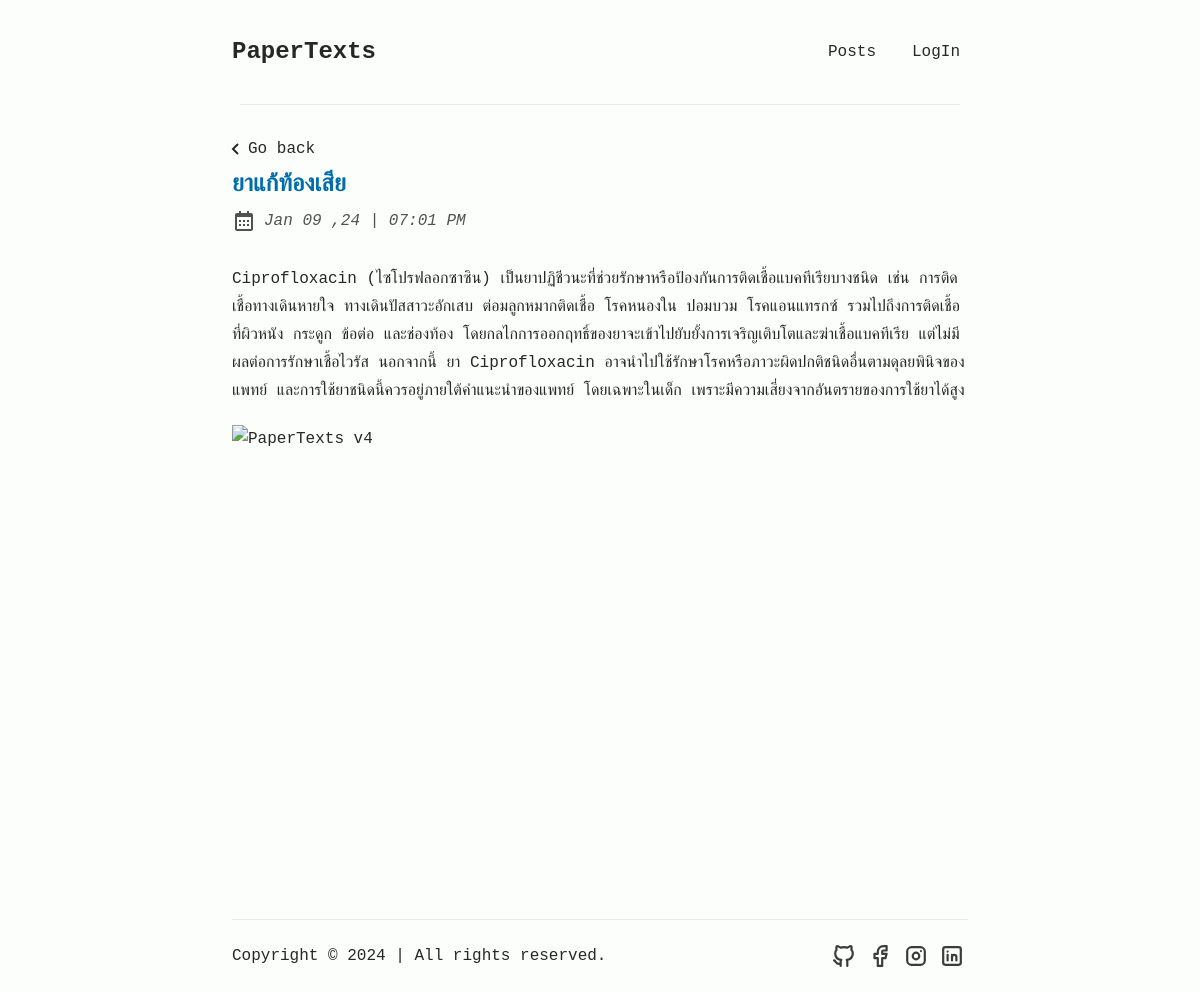
Page /content/2 on the committed database.
### app/models.py (models this page shows)
class Content(db.Model):
    id = db.Column(db.Integer, primary_key=True)
    subject=db.Column(db.String(256))
    img=db.Column(db.String(256))
    content=db.Column(db.Text)
    timestamp=db.Column(db.DateTime)
    isRead = db.Column(db.Boolean,default=False)
    user_id = db.Column(db.Integer, db.ForeignKey('user.id'))
    commenttables = db.relationship("Commenttable", backref="content", lazy="dynamic")

### app/routes.py (the view)
@app.route('/content/<int:id>')
def content(id):
    c=Content.query.get(id)
    return render_template("content.html",
                           title='Content | PaperTexts',
                           c=c)

### app/routes.py (called while the page is built)
@app.context_processor
def inject_now():
    return {'now': datetime.datetime.now()}

### app/templates/content.html (shortened to what this page needs)
{% extends 'base.html' %}
{% block content %}
<div class="astro-vj4tpspi flex justify-start max-w-3xl mx-auto px-2 w-full"> <button
        class="astro-vj4tpspi flex focus-outline hover:opacity-75 mb-2 mt-8" onclick="history.back()"> <svg
            xmlns="http://www.w3.org/2000/svg" class="astro-vj4tpspi">
            <path d="M13.293 6.293 7.586 12l5.707 5.707 1.414-1.414L10.414 12l4.293-4.293z" class="astro-vj4tpspi">
            </path>
        </svg><span class="astro-vj4tpspi">Go back</span> </button> </div>
<main id="main-content" class="astro-vj4tpspi">
    <h1 class="astro-vj4tpspi post-title" data-astro-transition-scope="astro-plk3gbjq-1">{{c.subject}}</h1>
    <div class="astro-vj4tpspi flex items-center my-2 opacity-80 space-x-2">
        <span class="sr-only">Published:</span><span class="italic text-base">
            <time datetime="2024-01-04T09:30:41.816Z">{{c.timestamp.strftime("%b %d ,%y")}}</time><span
                aria-hidden="true"> | </span><span class="sr-only">&nbsp;at&nbsp;</span><span
                class="text-nowrap">{{c.timestamp.strftime("%I:%m %p")}}</span></span>
    </div>
    <article id="article" role="article" class="astro-vj4tpspi max-w-3xl mx-auto mt-8 prose">
        <p>{{c.content|safe}}</p>
        {% if c.img %}
        <p><img alt="PaperTexts v4" src="url_for('static', filename='images/cover/' + c.img)" width="1920"
                height="1080" decoding="async" fetchpriority="high" srcset="" sizes="100vw"></p>
        {% endif %}
    </article>
</main>
{% endblock %}

### app/templates/content.html (style rules this page uses)
main:where(.astro-vj4tpspi) { width: 100%; max-width: 48rem; margin-left: auto; margin-right: auto; padding-bottom: 3rem; padding-left: 1rem; padding-right: 1rem }
.post-title:where(.astro-vj4tpspi) { --tw-text-opacity: 1; color: rgba(var(--color-accent), var(--tw-text-opacity)); font-size: 1.5rem; font-weight: 600; line-height: 2rem }

### rows in the picture
Content: subject "ยาแก้ท้องเสีย", timestamp "Jan 09 ,24", timestamp "07:01 PM", content "Ciprofloxacin (ไซโปรฟลอกซาซิน) เป็นยาปฏิชีวนะที่ช่วยรักษาหรือป้องกันการติดเชื้อแบคทีเรียบางชนิด เช่น การติดเชื้อทางเดินหายใจ ทางเดินปัสสาวะอักเสบ ต่อมลูกหมากติดเชื้อ โรคหนองใน ปอมบวม โรคแอนแทรกซ์ รวมไปถึงการติดเชื้อที่ผิวหนัง กระดูก ข้อต่อ และช่องท้อง โดยกลไกการออกฤทธิ์ของยาจะเข้าไปยับยั้งการเจริญเติบโตและฆ่าเชื้อแบคทีเรีย แต่ไม่มีผลต่อการรักษาเชื้อไวรัส นอกจากนี้ ยา Ciprofloxacin อาจนำไปใช้รักษาโรคหรือภาวะผิดปกติชนิดอื่นตามดุลยพินิจของแพทย์ และการใช้ยาชนิดนี้ควรอยู่ภายใต้คำแนะนำของแพทย์ โดยเฉพาะในเด็ก เพราะมีความเสี่ยงจากอันตรายของการใช้ยาได้สูง"
